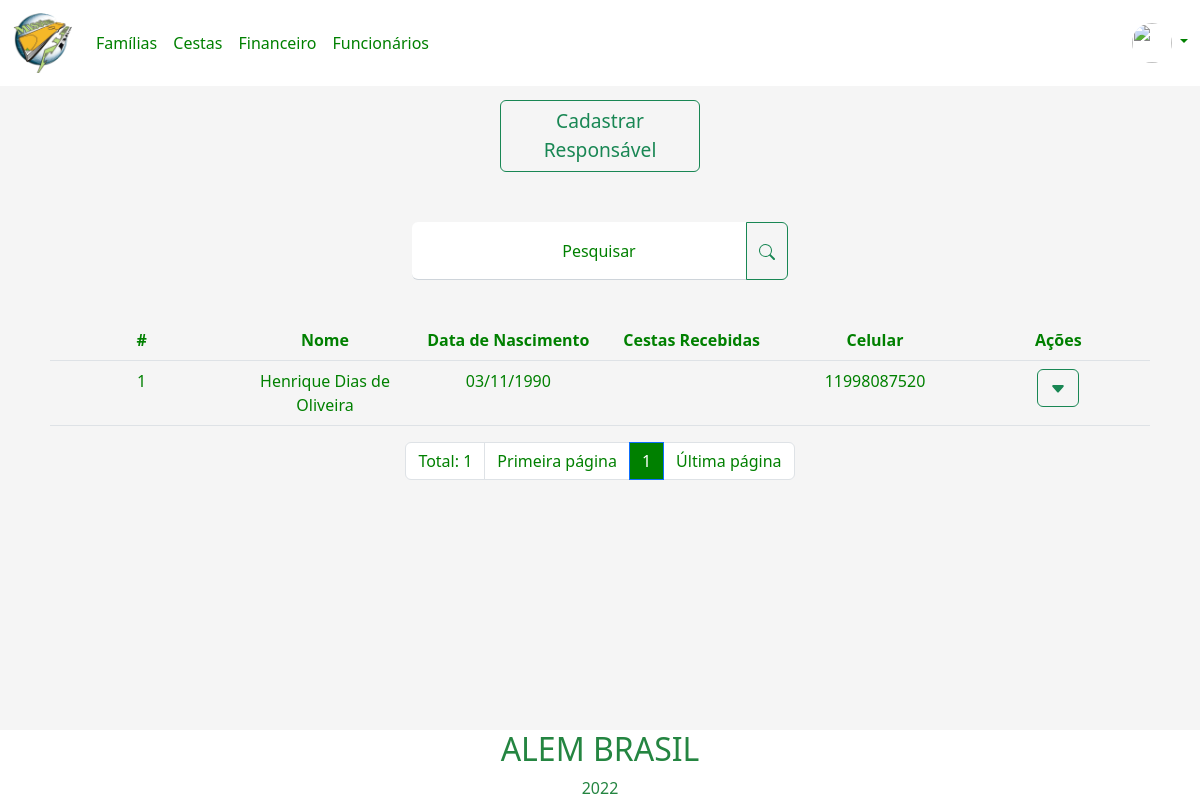
Screenshot of /pages/responsavelFamilia/pesquisarResponsavel.php?pesquisarResponsavel=Henrique Dias de Oliveira (signed in) with the database file from the repository.
### tables this page shows
create table responsavel_familia(
id_responsavel int(4) primary key not null auto_increment,
cpf_responsavel int (11) not null,
cep_responsavel char (8),
contato_responsavel int (4),
nome_responsavel varchar(90) not null,
data_nascimento_responsavel date,
complemento_responsavel varchar(40),
num_responsavel int(5),
data_atendimento_responsavel date,
sexo_responsavel char(1),
foreign key(contato_responsavel) references contato(id_contato)
);

create table contato(
    id_contato int(4) primary key not null auto_increment,
    telefone char(10),
    celular char(11),
    email varchar(90)
);

### pages/responsavelFamilia/pesquisarResponsavel.php (the view, shortened to what this page needs)
<?php
$logado = $_SESSION['idUsuario'];
$banco = new conexao();
$con = $banco->getConexao();
$sql = "select imagem_usuario from usuario where id_usuario = '$logado'";
$result = $con->query($sql);
if ($result->rowCount() > 0) {
    while ($row = $result->fetch()) {
        $imagemUsuario = $row['imagem_usuario'];
    }
}
$quantidade = 10;
$pagina = (isset($_GET['pagina'])) ? (int)$_GET['pagina'] : 1;
$inicio = ($quantidade * $pagina) - $quantidade;
if (!isset($_GET['pesquisarResponsavel'])) {
    header("Location: responsavelFamilia.php");
} else {
    $valor_pesquisarResponsavel = $_GET['pesquisarResponsavel'];
}
?>
<!DOCTYPE html>
<html lang="pt-br">
<head>
    <link href="https://cdn.jsdelivr.net/npm/bootstrap@5.2.0-beta1/dist/css/bootstrap.min.css" rel="stylesheet">
</head>
<header>
    <nav class="navbar navbar-expand-lg headerNavBar">
        <div class="container-fluid">
            <a class="navbar-brand" href="../home.php"><img src='../../imgs/logo2.png' width="60"></a>
            <div class="collapse navbar-collapse navBarLinks" id="navbarSupportedContent">
                <ul class="navbar-nav me-auto mb-2 mb-lg-0">
                    <li class="nav-item">
                        <a class="nav-link " href="../responsavelFamilia/responsavelFamilia.php">Famílias</a>
                    </li>
                    <li class="nav-item">
                        <a class="nav-link" href="../cestas/cestas.php">Cestas</a>
                    </li>
                    <li class="nav-item">
                        <a class="nav-link" href="../financeiro/financeiro.php">Financeiro</a>
                    </li>
                    <li class="nav-item">
                        <a class="nav-link" href="../funcionarios/funcionarios.php">Funcionários</a>
                    </li>
                </ul>
                <li class="nav-item dropdown dropDownMenu">
                    <a class="nav-link dropdown-toggle" href="#" id="navbarDropdown" role="button" data-bs-toggle="dropdown" aria-expanded="false">
                        <?php echo '<img src="data:../imgs/conta;base64,' . base64_encode($imagemUsuario) . '" style="border-radius:50px;width: 40px; height: 40px;">' ?>
                    </a>
                </li>
            </div>
        </div>
    </nav>
</header>
<body>
    <div class="container-fluid">
        <div class="row">
            <div class="col m-auto">
                <div id="modalCadastro">
                    <button type="button" class="btn btn-outline-success buttonCadastro" data-bs-toggle="modal" data-bs-target="#exampleModal">Cadastrar
                        <br> Responsável</button>
                </div>
            </div>
        </div>
    </div>
    <form action="pesquisarResponsavel.php" method="get">
        <div class="container justify-content-center barraPesquisa">
            <div class="form-floating  input-group">
                <input class="form-control inputGeral" type="search" name="pesquisarResponsavel" placeholder="Pesquisar">
                <label class="labelCadastro">Pesquisar</label>
                <button type="submit" class="btn btn-outline-success">
                </button>
            </div>
        </div>
    </form>
    <div class="container">
        <div class="overflow-auto">
            <div class="column">
                <div class="m-2">
                    <table class="table responsavelTable">
                        <thead>
                            <th scope="col">#</th>
                            <th scope="col">Nome</th>
                            <th scope="col">Data de Nascimento</th>
                            <th scope="col">Cestas Recebidas</th>
                            <th scope="col">Celular</th>
                            <th scope="col">Ações</th>
                        </thead>
                        <tbody>
                            <?php
                            $sql = "SELECT responsavel_familia.id_responsavel, responsavel_familia.nome_responsavel,
                                DATE_FORMAT(responsavel_familia.data_nascimento_responsavel, '%d/%m/%Y') AS dataNascimento,
                                responsavel_familia.cpf_responsavel,SUM(saidaEstoque.quantidade_saidaEstoque) AS quantidadeCesta,
                                contato.celular FROM responsavel_familia
                                LEFT JOIN contato ON responsavel_familia.id_responsavel = contato.Id_contato
                                LEFT JOIN saidaEstoque ON saidaEstoque.responsavel_saidaEstoque =  responsavel_familia.id_responsavel
                                WHERE responsavel_familia.nome_responsavel LIKE '%$valor_pesquisarResponsavel%'
                                GROUP BY id_responsavel
                                LIMIT $inicio, $quantidade";
                            $banco = new conexao();
                            $con = $banco->getConexao();
                            $resultados_responsavel = $con->query($sql);
                            while ($row = $resultados_responsavel->fetch()) {
                            ?>
                                <tr class="resultadosDaTabela">
                                    <td>
                                        <span id="id<?php echo $row['id_responsavel']; ?>"><?php echo $row['id_responsavel']; ?>
                                        </span>
                                    </td>
                                    <td>
                                        <span id="nome<?php echo $row['id_responsavel']; ?>"><?php echo $row['nome_responsavel']; ?>
                                        </span>
                                    </td>
                                    <td>
                                        <span id="data_nascimento<?php echo $row['id_responsavel']; ?>"><?php echo $row['dataNascimento']; ?>
                                        </span>
                                    </td>
                                    <td>
                                    </td>
                                    <td>
                                        <span id="celular<?php echo $row['id_responsavel']; ?>"><?php echo $row['celular']; ?>
                                        </span>
                                    </td>
                                    <td>
                                        <div class="dropdown">
                                            <button class="btn btn-outline-success" type="button" id="dropdownMenuButton1" data-bs-toggle="dropdown" aria-expanded="false">
                                                <svg xmlns="http://www.w3.org/2000/svg" width="16" height="16" fill="currentColor" class="bi bi-caret-down-fill" viewBox="0 0 16 16">
                                                    <path d="M7.247 11.14 2.451 5.658C1.885 5.013 2.345 4 3.204 4h9.592a1 1 0 0 1 .753 1.659l-4.796 5.48a1 1 0 0 1-1.506 0z" />
                                                </svg>
                                            </button>
                                        </div>
                                    </td>
                                </tr>
                            <?php
                            }
                            ?>
                        </tbody>
                    </table>
                </div>
            </div>
        </div>
    </div>
    <ul class="pagination justify-content-center navPaginacao">
        <?php
        $con = mysqli_connect("localhost", "root", "", "ong");
        $sqlTotal = "SELECT id_responsavel FROM responsavel_familia
        WHERE responsavel_familia.nome_responsavel LIKE '%$valor_pesquisarResponsavel%'";
        $qrTotal = mysqli_query($con, $sqlTotal) or die(mysqli_error($con));
        $numTotal = mysqli_num_rows($qrTotal);
        $totalPagina = ceil($numTotal / $quantidade);
        ?>
        <li class="page-item"><span class="page-link"><?php echo "Total: " . $numTotal ?></span></li>
        <li class="page-item"><a class="page-link" href="?menuop=pesquisarResponsavel&pagina=1&pesquisarResponsavel=<?php echo $valor_pesquisarResponsavel; ?>">Primeira página</a></li>
            <?php
        for ($i = 1; $i <= $totalPagina; $i++) {
            if ($i >= ($pagina - 5) && $i <= ($pagina + 5)) {
                if ($i == $pagina) {
            ?>
                    <li class="page-item"><span class="page-link active"><?php echo $i ?></span></li>
                <?php
                } else {
                ?>
                    <li class="page-item"><a class="page-link" href="?menuop=pesquisarResponsavel&pagina= <?php echo $i ?>
        &pesquisarResponsavel=<?php echo $valor_pesquisarResponsavel; ?>">
                            <?php echo $i ?> </a></li>
            <?php
                }
            }
        }
            ?>
        <?php
        if ($totalPagina > 0) {
        ?>
            <li class="page-item"><a class="page-link" href="?menuop=pesquisarResponsavel&pagina=<?php echo $totalPagina ?>
                &pesquisarResponsavel=<?php echo $valor_pesquisarResponsavel; ?>">Última página</a></li>
        <?php
        } else if ($totalPagina = 0) {
        ?>
            <li class="page-item"><a class="page-link" href="">Última
                    página</a></li>
        <?php
        }
        ?>
    </ul>
    <div class="containerFooter">
        <?php include('../footer.php'); ?>
    </div>
</body>
</html>

### rows the page displays
responsavel_familia: id_responsavel "1", nome_responsavel "Henrique Dias de Oliveira", dataNascimento "03/11/1990", contato_responsavel.celular "11998087520"

### other values shown
$numTotal "1"
